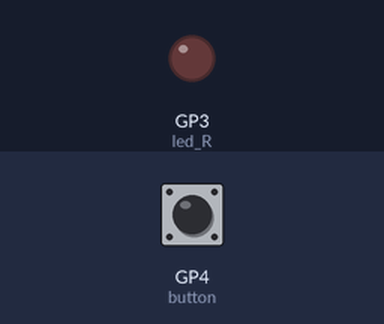
Simulated run of this program. Board: Raspberry Pi Pico running MicroPython. Shown: output pins drawn as LEDs (lit = HIGH). Wiring (from the project's diagram.json): red LED on GP3, green button on GP4. The inputs (shaded band) are chosen by the test bench; at power-on: GP4 (button) LOW.

Above: at 1.2 s.
1.3 s: GP4 (button) pulled HIGH for 0.15 s
At 1.37 s:
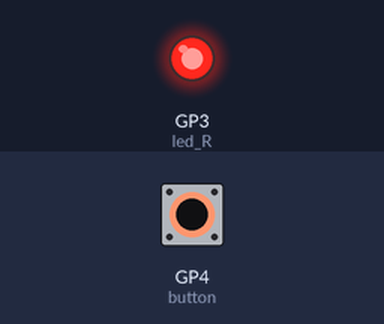
2.9 s: GP4 (button) pulled HIGH for 3.2 s
At 7.4 s:
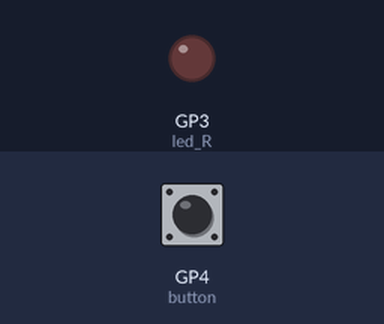
Timing chart, 0 to 8.9 s (numbered marks = the images above; inputs shaded):
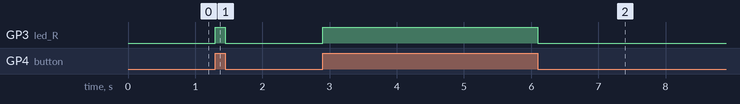

The program:

main.py
```python
from machine import Pin
from utime import sleep

led_R = Pin(3, Pin.OUT)
button = Pin(4, Pin.IN, Pin.PULL_DOWN)

while True:
  if button.value() == 1:
    led_R.value(1)
  else:
    led_R.value(0)
```

Measured:
- after the input at 1.3 s, GP3 (led_R): LOW → HIGH at once, → LOW 0.15 s later
- after the input at 2.9 s, GP3 (led_R): LOW → HIGH at once, → LOW 3.2 s later
